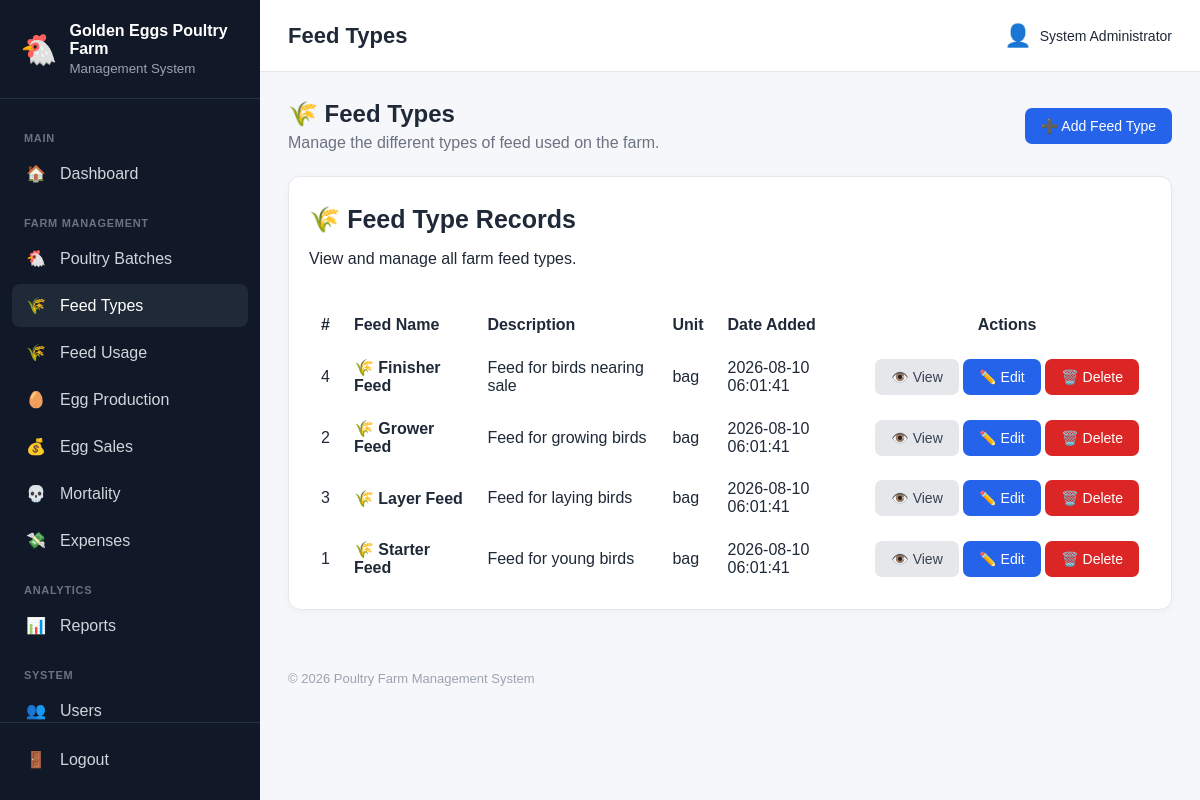
The app's page /feed_types/index.php (signed in) with its own data.
### tables this page shows
CREATE TABLE `farm_settings` (
  `id` int(10) unsigned NOT NULL AUTO_INCREMENT,
  `farm_name` varchar(150) NOT NULL,
  `farm_location` varchar(255) DEFAULT NULL,
  `phone` varchar(50) DEFAULT NULL,
  `email` varchar(150) DEFAULT NULL,
  `currency` varchar(10) DEFAULT 'GHS',
  `timezone` varchar(100) DEFAULT 'Africa/Accra',
  `created_at` timestamp NOT NULL DEFAULT current_timestamp(),
  `updated_at` timestamp NOT NULL DEFAULT current_timestamp() ON UPDATE current_timestamp(),
  PRIMARY KEY (`id`)
);

CREATE TABLE `feed_types` (
  `id` int(10) unsigned NOT NULL AUTO_INCREMENT,
  `feed_name` varchar(150) NOT NULL,
  `description` varchar(255) DEFAULT NULL,
  `unit` varchar(50) DEFAULT 'bag',
  `created_at` timestamp NOT NULL DEFAULT current_timestamp(),
  PRIMARY KEY (`id`)
);

### includes/functions.php (called while the page is built, shortened)
<?php
function e(?string $value): string
{
    return htmlspecialchars(
        $value ?? '',
        ENT_QUOTES,
        'UTF-8'
    );
}
function farmSettings(): array
{
    global $pdo;
    $settings = [
        'farm_name' =>
            defined('DEFAULT_FARM_NAME')
                ? DEFAULT_FARM_NAME
                : 'Poultry Farm',
        'farm_location' =>
            'Ghana',
        'phone' =>
            null,
        'email' =>
            null,
        'currency' =>
            defined('DEFAULT_CURRENCY')
                ? DEFAULT_CURRENCY
                : 'GHS',
        'timezone' =>
            defined('DEFAULT_TIMEZONE')
                ? DEFAULT_TIMEZONE
                : 'Africa/Accra'
    ];
    try {
        $stmt = $pdo->query("
            SELECT
                farm_name,
                farm_location,
                phone,
                email,
                currency,
                timezone
            FROM farm_settings
            ORDER BY id ASC
            LIMIT 1
        ");
        $databaseSettings =
            $stmt->fetch(PDO::FETCH_ASSOC);
        if ($databaseSettings) {
            $settings = array_merge(
                $settings,
                $databaseSettings
            );
        }
    } catch (Throwable $e) {
    }
    return $settings;
}
function farmName(): string
{
    return (string) (
        farmSettings()['farm_name']
        ?? 'Poultry Farm'
    );
}

### feed_types/index.php (the view, shortened to what this page needs)
<?php
require_once __DIR__ . '/../config/database.php';
require_once __DIR__ . '/../includes/functions.php';
$stmt = $pdo->query("
    SELECT
        id,
        feed_name,
        description,
        unit,
        created_at
    FROM feed_types
    ORDER BY feed_name ASC
");
$feedTypes = $stmt->fetchAll();
require_once __DIR__ . '/../includes/header.php';
?>
<div class="page-header">
    <div>
        <h2>🌾 Feed Types</h2>
        <p>
            Manage the different types of feed used on the farm.
        </p>
    </div>
    <div>
        <a
            href="add.php"
            class="btn btn-primary"
        >
            ➕ Add Feed Type
        </a>
    </div>
</div>
<div class="dashboard-card">
    <div
        style="
            display:flex;
            justify-content:space-between;
            align-items:center;
            margin-bottom:20px;
            gap:10px;
            flex-wrap:wrap;
        "
    >
        <div>
            <h3>🌾 Feed Type Records</h3>
            <p>
                View and manage all farm feed types.
            </p>
        </div>
    </div>
    <?php if (empty($feedTypes)): ?>
        <div
            style="
                text-align:center;
                padding:40px 20px;
            "
        >
            <div style="font-size:50px;">
                🌾
            </div>
            <h3>
                No Feed Types Found
            </h3>
            <p>
                You have not added any feed types yet.
            </p>
            <a
                href="add.php"
                class="btn btn-primary"
            >
                ➕ Add First Feed Type
            </a>
        </div>
    <?php else: ?>
        <div style="overflow-x:auto;">
            <table
                style="
                    width:100%;
                    border-collapse:collapse;
                    min-width:800px;
                "
            >
                <thead>
                    <tr>
                        <th style="padding:12px; text-align:left;">
                            #
                        </th>
                        <th style="padding:12px; text-align:left;">
                            Feed Name
                        </th>
                        <th style="padding:12px; text-align:left;">
                            Description
                        </th>
                        <th style="padding:12px; text-align:left;">
                            Unit
                        </th>
                        <th style="padding:12px; text-align:left;">
                            Date Added
                        </th>
                        <th style="padding:12px; text-align:center;">
                            Actions
                        </th>
                    </tr>
                </thead>
                <tbody>
                    <?php foreach ($feedTypes as $feed): ?>
                        <tr>
                            <td style="padding:12px;">
                                <?= (int)$feed['id'] ?>
                            </td>
                            <td style="padding:12px;">
                                <strong>
                                    🌾 <?= e($feed['feed_name']) ?>
                                </strong>
                            </td>
                            <td style="padding:12px;">
                                <?= e(
                                    $feed['description'] ?? '—'
                                ) ?>
                            </td>
                            <td style="padding:12px;">
                                <?= e(
                                    $feed['unit'] ?? 'bag'
                                ) ?>
                            </td>
                            <td style="padding:12px;">
                                <?= e(
                                    $feed['created_at']
                                ) ?>
                            </td>
                            <td
                                style="
                                    padding:12px;
                                    text-align:center;
                                    white-space:nowrap;
                                "
                            >
                                <a
                                    href="view.php?id=<?= (int)$feed['id'] ?>"
                                    class="btn btn-secondary"
                                >
                                    👁️ View
                                </a>
                                <a
                                    href="edit.php?id=<?= (int)$feed['id'] ?>"
                                    class="btn btn-primary"
                                >
                                    ✏️ Edit
                                </a>
                                <a
                                    href="delete.php?id=<?= (int)$feed['id'] ?>"
                                    class="btn btn-danger"
                                    onclick="
                                        return confirm(
                                            'Are you sure you want to delete this feed type?'
                                        );
                                    "
                                >
                                    🗑️ Delete
                                </a>
                            </td>
                        </tr>
                    <?php endforeach; ?>
                </tbody>
            </table>
        </div>
    <?php endif; ?>
</div>
<?php
require_once __DIR__ . '/../includes/footer.php';
?>

### includes/sidebar.php (shortened to what this page needs)
<?php
$currentUri = $_SERVER['REQUEST_URI'] ?? '';
function sidebarActive(string $section): string
{
    global $currentUri;
    return str_contains(
        $currentUri,
        $section
    )
        ? 'active'
        : '';
}
?>
<aside class="sidebar" id="sidebar">
    <div class="sidebar-brand">
        <div class="brand-icon">
            🐔
        </div>
        <div>
            <strong>
                <?= e(farmName()) ?>
            </strong>
            <small>
                Management System
            </small>
        </div>
    </div>
    <nav class="sidebar-nav">
        <div class="nav-section">
            MAIN
        </div>
        <a
            href="../dashboard/index.php"
            class="<?= sidebarActive('/dashboard/') ?>"
        >
            <span>
                🏠
            </span>
            <span>
                Dashboard
            </span>
        </a>
        <div class="nav-section">
            FARM MANAGEMENT
        </div>
        <a
            href="../batches/index.php"
            class="<?= sidebarActive('/batches/') ?>"
        >
            <span>
                🐔
            </span>
            <span>
                Poultry Batches
            </span>
        </a>
        <a
            href="../feed_types/index.php"
            class="<?= sidebarActive('/feed_types/') ?>"
        >
            <span>
                🌾
            </span>
            <span>
                Feed Types
            </span>
        </a>
        <a
            href="../feed/index.php"
            class="<?= sidebarActive('/feed/') ?>"
        >
            <span>
                🌾
            </span>
            <span>
                Feed Usage
            </span>
        </a>
        <a
            href="../eggs/index.php"
            class="<?= sidebarActive('/eggs/') ?>"
        >
            <span>
                🥚
            </span>
            <span>
                Egg Production
            </span>
        </a>
        <a
            href="../sales/index.php"
            class="<?= sidebarActive('/sales/') ?>"
        >
            <span>
                💰
            </span>
            <span>
                Egg Sales
            </span>
        </a>
        <a
            href="../mortality/index.php"
            class="<?= sidebarActive('/mortality/') ?>"
        >
            <span>
                💀
            </span>
            <span>
                Mortality
            </span>
        </a>
        <a
            href="../expenses/index.php"
            class="<?= sidebarActive('/expenses/') ?>"
        >
            <span>
                💸
            </span>
            <span>
                Expenses
            </span>
        </a>
        <div class="nav-section">
            ANALYTICS
        </div>
        <a
            href="../reports/index.php"
            class="<?= sidebarActive('/reports/') ?>"
        >
            <span>
                📊
            </span>
            <span>
                Reports
            </span>
        </a>
        <div class="nav-section">
            SYSTEM
        </div>
        <a
            href="../users/index.php"
            class="<?= sidebarActive('/users/') ?>"
        >
            <span>
                👥
            </span>
            <span>
                Users
            </span>
        </a>
    </nav>
    <div class="sidebar-footer">
        <a
            href="../auth/logout.php"
            class="logout-link"
        >
            <span>
                🚪
            </span>
            <span>
                Logout
            </span>
        </a>
    </div>
</aside>

### public/assets/css/app.css (style rules this page uses)
* { box-sizing: border-box; }
html, body { margin: 0; padding: 0; font-family: Arial, Helvetica, sans-serif; background: #f5f7fb; color: #1f2937; }
a { text-decoration: none; }
.sidebar { width: 260px; min-height: 100vh; background: #111827; color: white; position: fixed; left: 0; top: 0; bottom: 0; display: flex; flex-direction: column; z-index: 1000; }
.sidebar-brand { display: flex; align-items: center; gap: 12px; padding: 22px 20px; border-bottom: 1px solid #273244; }
.brand-icon { font-size: 30px; }
.sidebar-brand strong { display: block; font-size: 16px; }
.sidebar-brand small { display: block; color: #9ca3af; margin-top: 3px; }
.sidebar-nav { padding: 15px 12px; flex: 1; overflow-y: auto; }
.nav-section { font-size: 11px; font-weight: bold; color: #6b7280; padding: 18px 12px 8px; letter-spacing: 0.7px; }
.sidebar-nav a, .logout-link { display: flex; align-items: center; gap: 12px; color: #d1d5db; padding: 12px; margin-bottom: 4px; border-radius: 8px; transition: 0.2s; }
.sidebar-nav a:hover, .sidebar-nav a.active { background: #1f2937; color: white; }
.sidebar-nav a span:first-child, .logout-link span:first-child { width: 24px; text-align: center; }
.sidebar-footer { padding: 15px 12px; border-top: 1px solid #273244; }
.dashboard-card { background: white; border: 1px solid #e5e7eb; border-radius: 12px; padding: 20px; box-shadow: 0 2px 8px rgba(0, 0, 0, 0.04); }
.dashboard-card h3 { margin: 8px 0; font-size: 25px; }
.page-header { display: flex; align-items: center; justify-content: space-between; gap: 20px; margin-bottom: 24px; }
.page-header h2 { margin: 0 0 6px; }
.page-header p { margin: 0; color: #6b7280; }
.btn { display: inline-flex; align-items: center; justify-content: center; gap: 6px; border: 0; border-radius: 7px; padding: 10px 16px; font-size: 14px; cursor: pointer; transition: 0.2s; }
.btn-primary { background: #2563eb; color: white; }
.btn-secondary { background: #e5e7eb; color: #374151; }
.btn-danger { background: #dc2626; color: white; }

### records on screen
farm_settings: farm_name "Golden Eggs Poultry Farm"
feed_types: id "4", feed_name "Finisher Feed", description "Feed for birds nearing sale", unit "bag", created_at "2026-08-10 06:01:41"
feed_types: id "2", feed_name "Grower Feed", description "Feed for growing birds", unit "bag", created_at "2026-08-10 06:01:41"
feed_types: id "3", feed_name "Layer Feed", description "Feed for laying birds", unit "bag", created_at "2026-08-10 06:01:41"
feed_types: id "1", feed_name "Starter Feed", description "Feed for young birds", unit "bag", created_at "2026-08-10 06:01:41"

### other values on screen
$pageTitle "Feed Types"
$_SESSION['full_name'] "System Administrator"
